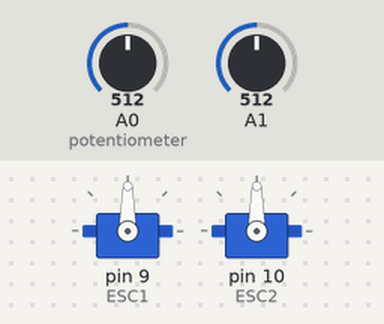
This sketch was run on a simulated Arduino Uno, built with avr-gcc and run on an emulated ATmega328P. Shown: 2 × servo. The test bench sets the inputs (shaded band); at power-on: A0 (potentiometer) = 512, A1 = 512.

Above: at 1.2 s.
1.3 s: A0 (potentiometer) set to 716
At 2.1 s:
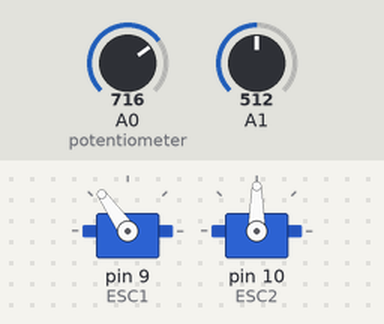
2.8 s: A1 set to 716
At 3.2 s:
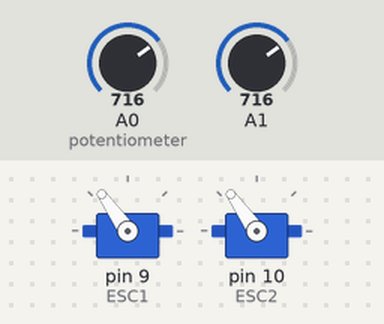
4.3 s: A0 (potentiometer) set to 900
At 5.5 s:
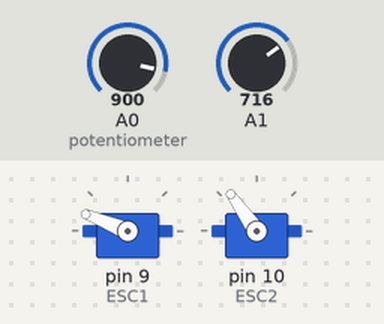
5.8 s: A1 set to 900
At 6.7 s:
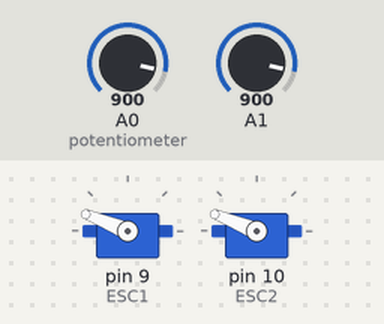
7.3 s: A0 (potentiometer) set to 1023
At 7.8 s:
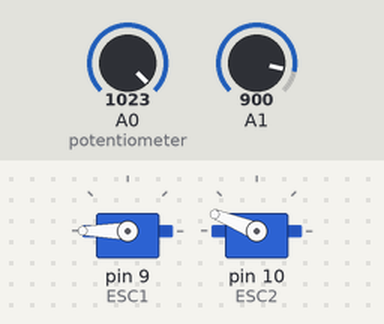
8.8 s: A1 set to 1023
At 10.2 s:
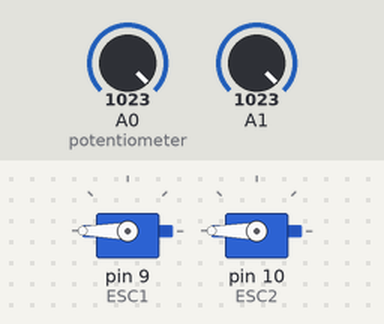
Timing chart, 0 to 11.3 s (numbered marks = the images above; inputs shaded):
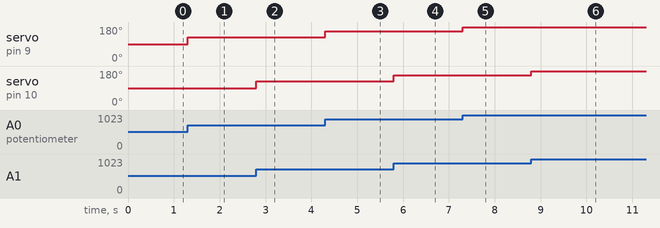

Measured:
- after the input at 1.3 s, servo on pin 9 (ESC1): 90° → 125° at once
- after the input at 2.8 s, servo on pin 10 (ESC2): 90° → 125° at once
- after the input at 4.3 s, servo on pin 9 (ESC1): 125° → 158° at once
- after the input at 5.8 s, servo on pin 10 (ESC2): 125° → 158° at once
- after the input at 7.3 s, servo on pin 9 (ESC1): 158° → 180° at once
- after the input at 8.8 s, servo on pin 10 (ESC2): 158° → 180° at once

The sketch:

Potentiometer.ino
```cpp
// /********************************************************
//  * PID Basic Example
//  * Reading analog input 0 to control analog PWM output 3
//  ********************************************************/

// #include <PID_v1.h>
// #include <Servo.h>
// #include <Arduino.h>
// #include <HX711_ADC.h>
// #include <Wire.h>
// #include <Adafruit_INA219.h>

// #define PIN_INPUT 0
// #define PIN_OUTPUT 3

// float voltage = 0, current = 0;
// int adc = 0;

// // ******************************************
// // Function declaration
// // ******************************************
// void dataReadyISR();
// void SerialDataWrite();

// int potValue;


// //define loadcell's component
// #define LOADCELL_DT_PIN 2
// #define LOADCELL_SCK_PIN 3
// HX711_ADC scale(LOADCELL_DT_PIN, LOADCELL_SCK_PIN);
// #define calibration_factor -1710 // Depends on the load cell
// volatile boolean newDataReady;
// float loadcell_data; // measurement from the loadcell in gr
// // Serial configuration parameters
// unsigned long curr_time = 0, prev_time = 0, dt = 50000; // time interval in

// Servo ESC;     // create servo object to control the ESC


// Adafruit_INA219 ina219;

// float current_mA = 0;
// float busvoltage = 0;
// float power = 0;

// void setup()
// {
//   // initialize serial communication at 9600 bits per second:
//   Serial.begin(9600);
//   ESC.attach(9,1000,2000);
//   ESC.write(0);


//   if (! ina219.begin()) {
//     Serial.println("Failed to find INA219 chip");
//     while (1) { delay(10); }
//   }

//   //setup scale
//   scale.begin();
//   scale.start(2000, true);
//   scale.setCalFactor(calibration_factor);
//   Serial.read();
//   pinMode(LOADCELL_DT_PIN, INPUT);
//   attachInterrupt(digitalPinToInterrupt(LOADCELL_DT_PIN), dataReadyISR, FALLING);
// }

// void loop()
// {
//   potValue = analogRead(A0);   // reads the value of the potentiometer (value between 0 and 1023)
//   potValue = map(potValue, 0, 1023, 0, 180);

//   busvoltage = ina219.getBusVoltage_V();
//   current_mA = ina219.getCurrent_mA();
//   power = ina219.getPower_mW();

//   if (newDataReady)
//   {
//     newDataReady = 0;
//     loadcell_data = scale.getData();
//   }

//   ESC.write(potValue);


//   curr_time = micros();
//   if (curr_time - prev_time >= dt)
//   {
//     prev_time += dt;
//     SerialDataWrite();
//   }

// }

// void dataReadyISR()
// {
//   if (scale.update())
//     newDataReady = 1;
// }


// void SerialDataWrite()
// {
//   Serial.print(loadcell_data); Serial.print(",");
//   Serial.print(potValue); Serial.print(",");
//   Serial.print(current_mA + 600); Serial.print(",");
//   Serial.print(busvoltage); Serial.print(",");
//   Serial.print(power); Serial.print("");
//   Serial.println("");
// }


#include <Servo.h>

Servo ESC1;
Servo ESC2;


int potValue1 = 0;  // value from the analog pin
int potValue2 = 0;

void setup() {
  // Attach the ESC on pin 9
  ESC1.attach(9,1000,2000); // (pin, min pulse width, max pulse width in microseconds)
  ESC2.attach(10,1000,2000);
}

void loop() {
  potValue1 = analogRead(A0);   // reads the value of the potentiometer (value between 0 and 1023)
  potValue1 = map(potValue1, 0, 1023, 0, 180);   // scale it to use it with the servo library (value between 0 and 180)

  potValue2 = analogRead(A1);
  potValue2 = map(potValue2, 0, 1023, 0, 180);

  ESC1.write(potValue1);    // Send the signal to the ESC
  ESC2.write(potValue2);

  Serial.println(potValue1 + "," + potValue2);
}
```
